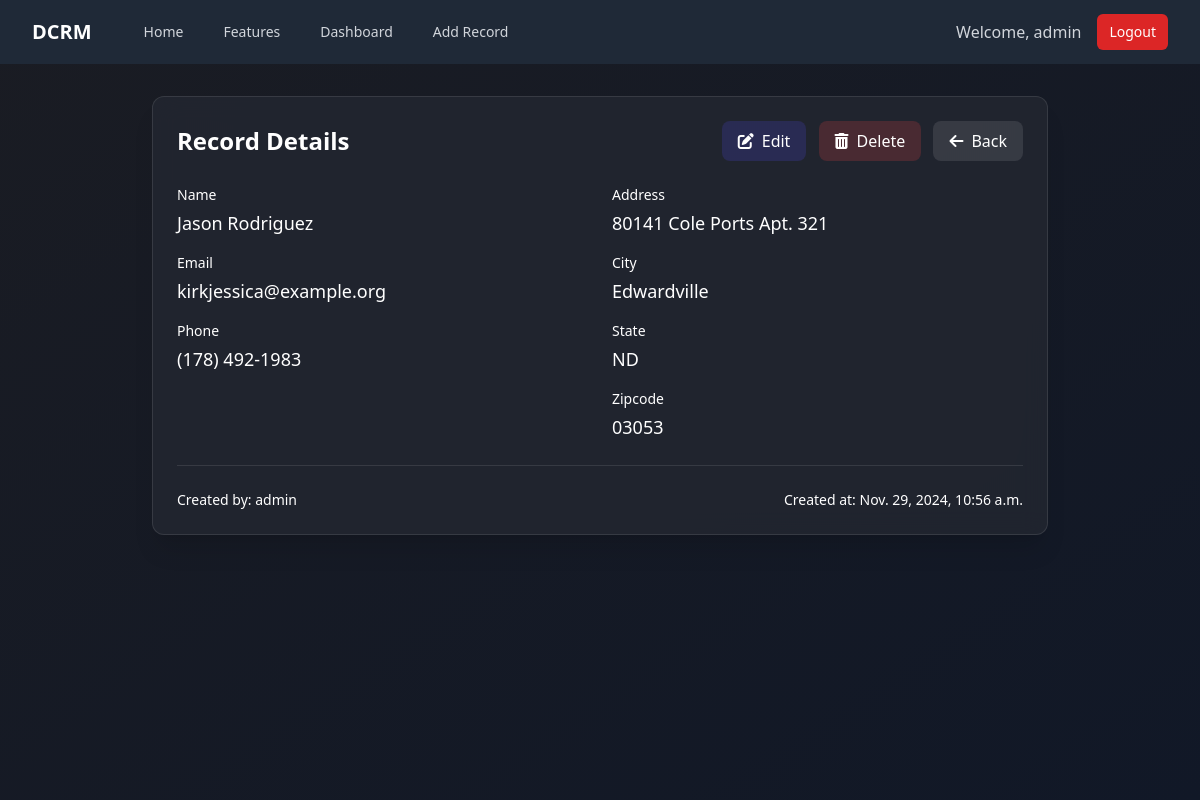
Page /record/1100 (signed in) on the committed database.
### website/models.py (models this page shows, shortened)
class Record(models.Model):
    created_at = models.DateTimeField(auto_now_add=True)
    first_name = models.CharField(max_length=50)
    last_name = models.CharField(max_length=50)
    email = models.CharField(max_length=100)
    phone = models.CharField(max_length=15)
    address = models.CharField(max_length=100)
    city = models.CharField(max_length=50)
    state = models.CharField(max_length=50)
    zipcode = models.CharField(max_length=20)
    created_by = models.ForeignKey(User, on_delete=models.CASCADE)

### website/views.py (the view)
# urls.py: path('record/<int:pk>', views.customer_record, name='record'),
@login_required
def customer_record(request, pk):
    record = get_object_or_404(Record, id=pk)
    return render(request, 'record.html', {'record': record})

### website/templates/record.html
{% extends 'base.html' %}
{% block content %}
<div class="max-w-4xl mx-auto" data-aos="fade-up">
    <div class="bg-card-bg/80 backdrop-blur-md rounded-xl border border-white/10 overflow-hidden shadow-xl">
        <div class="p-6">
            <div class="flex justify-between items-center mb-6">
                <h2 class="text-2xl font-bold text-white">Record Details</h2>
                <div class="space-x-2">
                    {% if record.created_by == user %}
                    <a href="{% url 'update_record' record.id %}" class="inline-flex items-center px-4 py-2 rounded-lg bg-primary/20 hover:bg-primary/30 text-white transition-all duration-300">
                        <i class="fas fa-edit mr-2"></i> Edit
                    </a>
                    <a href="{% url 'delete_record' record.id %}"
                       onclick="return confirm('Are you sure you want to delete this record?')"
                       class="inline-flex items-center px-4 py-2 rounded-lg bg-red-500/20 hover:bg-red-500/30 text-white transition-all duration-300">
                        <i class="fas fa-trash-alt mr-2"></i> Delete
                    </a>
                    {% endif %}
                    <a href="{% url 'home' %}" class="inline-flex items-center px-4 py-2 rounded-lg bg-white/10 hover:bg-white/20 text-white transition-all duration-300">
                        <i class="fas fa-arrow-left mr-2"></i> Back
                    </a>
                </div>
            </div>
            <div class="grid grid-cols-1 md:grid-cols-2 gap-6">
                <div class="space-y-4">
                    <div>
                        <label class="block text-sm font-medium text-white mb-1">Name</label>
                        <p class="text-white text-lg">{{ record.first_name }} {{ record.last_name }}</p>
                    </div>
                    <div>
                        <label class="block text-sm font-medium text-white mb-1">Email</label>
                        <p class="text-white text-lg">{{ record.email }}</p>
                    </div>
                    <div>
                        <label class="block text-sm font-medium text-white mb-1">Phone</label>
                        <p class="text-white text-lg">{{ record.phone }}</p>
                    </div>
                </div>
                <div class="space-y-4">
                    <div>
                        <label class="block text-sm font-medium text-white mb-1">Address</label>
                        <p class="text-white text-lg">{{ record.address }}</p>
                    </div>
                    <div>
                        <label class="block text-sm font-medium text-white mb-1">City</label>
                        <p class="text-white text-lg">{{ record.city }}</p>
                    </div>
                    <div>
                        <label class="block text-sm font-medium text-white mb-1">State</label>
                        <p class="text-white text-lg">{{ record.state }}</p>
                    </div>
                    <div>
                        <label class="block text-sm font-medium text-white mb-1">Zipcode</label>
                        <p class="text-white text-lg">{{ record.zipcode }}</p>
                    </div>
                </div>
            </div>
            <div class="mt-6 pt-6 border-t border-white/10">
                <div class="flex items-center justify-between text-sm text-white">
                    <div>
                        Created by: <span class="text-white">{{ record.created_by.username }}</span>
                    </div>
                    <div>
                        Created at: {{ record.created_at }}
                    </div>
                </div>
            </div>
        </div>
    </div>
</div>
{% endblock %}

### website/templates/navbar.html
{% load static %}
<nav class="bg-gray-800">
    <div class="max-w-7xl mx-auto px-4 sm:px-6 lg:px-8">
        <div class="flex items-center justify-between h-16">
            <div class="flex items-center">
                <div class="flex-shrink-0">
                    <a href="{% url 'home' %}" class="text-white font-bold text-xl">DCRM</a>
                </div>
                <div class="hidden md:block">
                    <div class="ml-10 flex items-baseline space-x-4">
                        <a href="{% url 'home' %}"
                            class="text-gray-300 hover:bg-gray-700 hover:text-white px-3 py-2 rounded-md text-sm font-medium">Home</a>
                        <a href="{% url 'features' %}"
                            class="text-gray-300 hover:bg-gray-700 hover:text-white px-3 py-2 rounded-md text-sm font-medium">Features</a>
                        {% if user.is_authenticated %}
                        <a href="{% url 'dashboard' %}"
                            class="text-gray-300 hover:bg-gray-700 hover:text-white px-3 py-2 rounded-md text-sm font-medium">Dashboard</a>
                        <a href="{% url 'add_record' %}"
                            class="text-gray-300 hover:bg-gray-700 hover:text-white px-3 py-2 rounded-md text-sm font-medium">Add
                            Record</a>
                        {% endif %}
                    </div>
                </div>
            </div>
            <div class="hidden md:block">
                <div class="ml-4 flex items-center md:ml-6">
                    {% if user.is_authenticated %}
                    <span class="text-gray-300 mr-4">Welcome, {{ user.username }}</span>
                    <a href="{% url 'logout' %}"
                        class="bg-red-600 hover:bg-red-700 text-white px-3 py-2 rounded-md text-sm font-medium">Logout</a>
                    {% else %}
                    <a href="{% url 'login' %}"
                        class="bg-indigo-600 hover:bg-indigo-700 text-white px-3 py-2 rounded-md text-sm font-medium mr-3">Login</a>
                    <a href="{% url 'register' %}"
                        class="bg-green-600 hover:bg-green-700 text-white px-3 py-2 rounded-md text-sm font-medium">Register</a>
                    {% endif %}
                </div>
            </div>
        </div>
    </div>
</nav>

### website/static/css/main.css (style rules this page uses)
body { @apply bg-darker-bg text-white min-h-screen; }

### rows in the picture
Record: first_name "Jason", last_name "Rodriguez", email "kirkjessica@example.org", phone "(178) 492-1983", address "80141 Cole Ports Apt. 321", city "Edwardville", state "ND", zipcode "03053", created_by.username "admin", created_at "Nov. 29, 2024, 10:56 a.m."

### other values in the picture
{{ user.username }} "admin"
